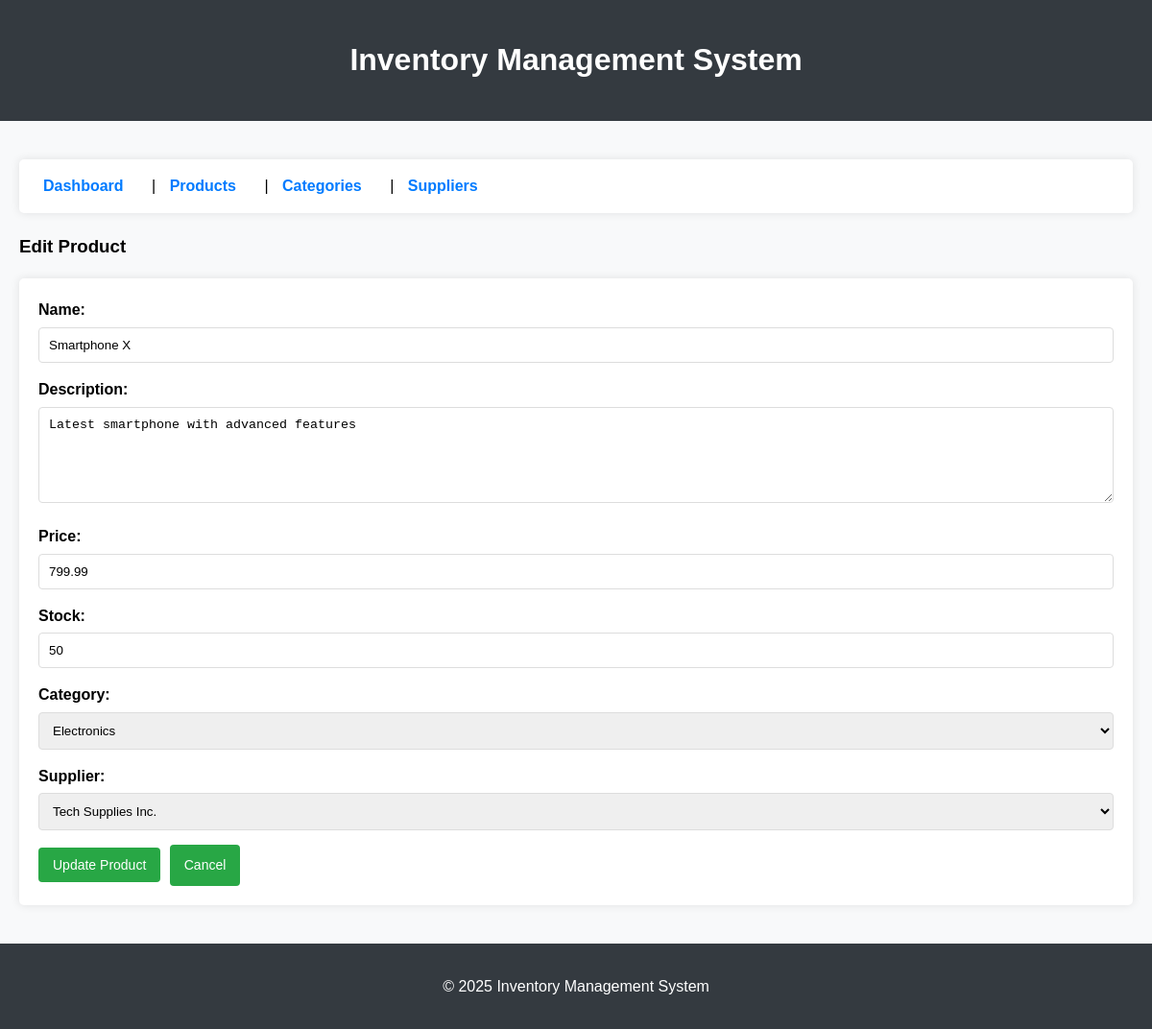
The app's page /?page=product_form&id=1 with its own data.
### tables this page shows
CREATE TABLE products (
    id INT AUTO_INCREMENT PRIMARY KEY,
    name VARCHAR(255) NOT NULL,
    description TEXT,
    price DECIMAL(10, 2) NOT NULL,
    stock INT NOT NULL DEFAULT 0,
    category_id INT,
    supplier_id INT,
    created_at TIMESTAMP DEFAULT CURRENT_TIMESTAMP,
    FOREIGN KEY (category_id) REFERENCES categories(id),
    FOREIGN KEY (supplier_id) REFERENCES suppliers(id)
);

CREATE TABLE categories (
    id INT AUTO_INCREMENT PRIMARY KEY,
    name VARCHAR(100) NOT NULL,
    description TEXT
);

CREATE TABLE suppliers (
    id INT AUTO_INCREMENT PRIMARY KEY,
    name VARCHAR(100) NOT NULL,
    contact_person VARCHAR(100),
    email VARCHAR(100),
    phone VARCHAR(15),
    address TEXT
);

### config/db.php (called while the page is built, shortened)
<?php
class Database {
    private $host = "localhost";
    private $username = "root";
    private $password = "new_password";
    private $dbname = "inventory_db";
    public function __construct() {
        try {
            $this->conn = new PDO("mysql:host=$this->host;dbname=$this->dbname", $this->username, $this->password);
        } catch (PDOException $e) {
            echo "Connection failed: " . $e->getMessage();
        }
    }
}
?>

### class/Product.php (called while the page is built, shortened)
<?php
require_once 'config/db.php';
class Product {
    private $db;
    public function __construct() {
        $this->db = (new Database())->conn;
    }
    public function getProductById($id) {
        $stmt = $this->db->prepare("SELECT * FROM products WHERE id = ?");
        $stmt->execute([$id]);
        return $stmt->fetch(PDO::FETCH_ASSOC);
    }
}
?>

### class/Category.php (called while the page is built, shortened)
<?php
require_once 'config/db.php';
class Category {
    private $db;
    public function __construct() {
        $this->db = (new Database())->conn;
    }
    public function getAllCategories() {
        $stmt = $this->db->query("SELECT * FROM categories");
        return $stmt->fetchAll(PDO::FETCH_ASSOC);
    }
}
?>

### class/Supplier.php (called while the page is built, shortened)
<?php
require_once 'config/db.php';
class Supplier {
    private $db;
    public function __construct() {
        $this->db = (new Database())->conn;
    }
    public function getAllSuppliers() {
        $stmt = $this->db->query("SELECT * FROM suppliers");
        return $stmt->fetchAll(PDO::FETCH_ASSOC);
    }
}
?>

### view/product_form.php (the view, shortened to what this page needs)
<?php
$id = isset($_GET['id']) ? $_GET['id'] : null;
$productData = $id ? $product->getProductById($id) : null;
$title = $id ? 'Edit Product' : 'Add New Product';
?>
<h3><?= $title ?></h3>
<form method="POST" action="?page=products">
    <div>
        <label for="name">Name:</label>
        <input type="text" id="name" name="name" value="<?= $productData ? htmlspecialchars($productData['name']) : '' ?>" required>
    </div>
    <div>
        <label for="description">Description:</label>
        <textarea id="description" name="description"><?= $productData ? htmlspecialchars($productData['description']) : '' ?></textarea>
    </div>
    <div>
        <label for="price">Price:</label>
        <input type="number" id="price" name="price" step="0.01" min="0" value="<?= $productData ? $productData['price'] : '' ?>" required>
    </div>
    <div>
        <label for="stock">Stock:</label>
        <input type="number" id="stock" name="stock" min="0" value="<?= $productData ? $productData['stock'] : '' ?>" required>
    </div>
    <div>
        <label for="category_id">Category:</label>
        <select id="category_id" name="category_id">
            <?php foreach ($category->getAllCategories() as $c): ?>
                <option value="<?= $c['id'] ?>" <?= ($productData && $productData['category_id'] == $c['id']) ? 'selected' : '' ?>>
                    <?= htmlspecialchars($c['name']) ?>
                </option>
            <?php endforeach; ?>
        </select>
    </div>
    <div>
        <label for="supplier_id">Supplier:</label>
        <select id="supplier_id" name="supplier_id">
            <?php foreach ($supplier->getAllSuppliers() as $s): ?>
                <option value="<?= $s['id'] ?>" <?= ($productData && $productData['supplier_id'] == $s['id']) ? 'selected' : '' ?>>
                    <?= htmlspecialchars($s['name']) ?>
                </option>
            <?php endforeach; ?>
        </select>
    </div>
    <button type="submit" name="<?= $id ? 'update_product' : 'add_product' ?>"><?= $id ? 'Update' : 'Add' ?> Product</button>
    <a href="?page=products" class="button">Cancel</a>
</form>

### style.css (style rules this page uses)
body { font-family: Arial, sans-serif; margin: 0; padding: 0; line-height: 1.6; background-color: #f8f9fa; }
form { margin-bottom: 20px; background-color: white; padding: 20px; border-radius: 5px; box-shadow: 0 0 10px rgba(0, 0, 0, 0.1); }
form label { display: block; margin-bottom: 5px; font-weight: bold; }
form input, form select, form textarea { width: 100%; padding: 10px; margin-bottom: 15px; border: 1px solid #ddd; border-radius: 4px; box-sizing: border-box; }
form textarea { height: 100px; resize: vertical; }
button, .button { background-color: #28a745; color: white; padding: 10px 15px; border: none; border-radius: 4px; cursor: pointer; text-decoration: none; display: inline-block; margin-right: 5px; font-size: 14px; }

### records on screen
products: name "Smartphone X", description "Latest smartphone with advanced features", price "799.99", stock "50", category_id "Electronics", supplier_id "Tech Supplies Inc."

### other values on screen
$title "Edit Product"
